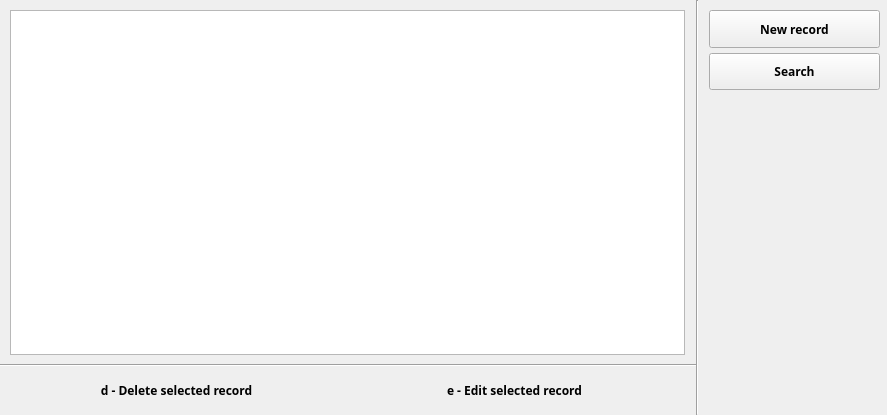
<?xml version="1.0" encoding="UTF-8"?>
<ui version="4.0">
 <class>MainWindow</class>
 <widget class="QMainWindow" name="MainWindow">
  <property name="geometry">
   <rect>
    <x>0</x>
    <y>0</y>
    <width>887</width>
    <height>415</height>
   </rect>
  </property>
  <property name="sizePolicy">
   <sizepolicy hsizetype="Fixed" vsizetype="Fixed">
    <horstretch>0</horstretch>
    <verstretch>0</verstretch>
   </sizepolicy>
  </property>
  <property name="font">
   <font>
    <family>Droid Sans Mono for Powerline</family>
    <weight>75</weight>
    <bold>true</bold>
   </font>
  </property>
  <property name="windowTitle">
   <string>MainWindow</string>
  </property>
  <widget class="QWidget" name="centralwidget">
   <widget class="QTableView" name="tableView">
    <property name="geometry">
     <rect>
      <x>10</x>
      <y>10</y>
      <width>675</width>
      <height>345</height>
     </rect>
    </property>
    <property name="frameShadow">
     <enum>QFrame::Plain</enum>
    </property>
    <property name="editTriggers">
     <set>QAbstractItemView::EditKeyPressed|QAbstractItemView::SelectedClicked</set>
    </property>
    <property name="selectionMode">
     <enum>QAbstractItemView::SingleSelection</enum>
    </property>
    <property name="selectionBehavior">
     <enum>QAbstractItemView::SelectRows</enum>
    </property>
    <property name="gridStyle">
     <enum>Qt::SolidLine</enum>
    </property>
   </widget>
   <widget class="Line" name="line">
    <property name="geometry">
     <rect>
      <x>687</x>
      <y>0</y>
      <width>20</width>
      <height>415</height>
     </rect>
    </property>
    <property name="orientation">
     <enum>Qt::Vertical</enum>
    </property>
   </widget>
   <widget class="Line" name="line_2">
    <property name="geometry">
     <rect>
      <x>0</x>
      <y>355</y>
      <width>697</width>
      <height>20</height>
     </rect>
    </property>
    <property name="orientation">
     <enum>Qt::Horizontal</enum>
    </property>
   </widget>
   <widget class="QWidget" name="horizontalLayoutWidget">
    <property name="geometry">
     <rect>
      <x>10</x>
      <y>370</y>
      <width>671</width>
      <height>41</height>
     </rect>
    </property>
    <layout class="QHBoxLayout" name="horizontalLayout">
     <property name="spacing">
      <number>5</number>
     </property>
     <item>
      <widget class="QLabel" name="label">
       <property name="frameShadow">
        <enum>QFrame::Sunken</enum>
       </property>
       <property name="text">
        <string>d - Delete selected record</string>
       </property>
       <property name="scaledContents">
        <bool>false</bool>
       </property>
       <property name="alignment">
        <set>Qt::AlignCenter</set>
       </property>
      </widget>
     </item>
     <item>
      <widget class="QLabel" name="label_2">
       <property name="text">
        <string>e - Edit selected record</string>
       </property>
       <property name="alignment">
        <set>Qt::AlignCenter</set>
       </property>
      </widget>
     </item>
    </layout>
   </widget>
   <widget class="QWidget" name="verticalLayoutWidget">
    <property name="geometry">
     <rect>
      <x>709</x>
      <y>10</y>
      <width>171</width>
      <height>80</height>
     </rect>
    </property>
    <layout class="QVBoxLayout" name="verticalLayout">
     <property name="spacing">
      <number>5</number>
     </property>
     <item>
      <widget class="QPushButton" name="pushButton">
       <property name="sizePolicy">
        <sizepolicy hsizetype="Expanding" vsizetype="Expanding">
         <horstretch>0</horstretch>
         <verstretch>0</verstretch>
        </sizepolicy>
       </property>
       <property name="font">
        <font>
         <family>Droid Sans Mono for Powerline</family>
         <weight>75</weight>
         <bold>true</bold>
        </font>
       </property>
       <property name="autoFillBackground">
        <bool>false</bool>
       </property>
       <property name="text">
        <string>New record</string>
       </property>
       <property name="flat">
        <bool>false</bool>
       </property>
      </widget>
     </item>
     <item>
      <widget class="QPushButton" name="pushButton_2">
       <property name="sizePolicy">
        <sizepolicy hsizetype="Expanding" vsizetype="Expanding">
         <horstretch>0</horstretch>
         <verstretch>0</verstretch>
        </sizepolicy>
       </property>
       <property name="text">
        <string>Search</string>
       </property>
       <property name="default">
        <bool>false</bool>
       </property>
       <property name="flat">
        <bool>false</bool>
       </property>
      </widget>
     </item>
    </layout>
   </widget>
  </widget>
 </widget>
 <resources/>
 <connections/>
</ui>
